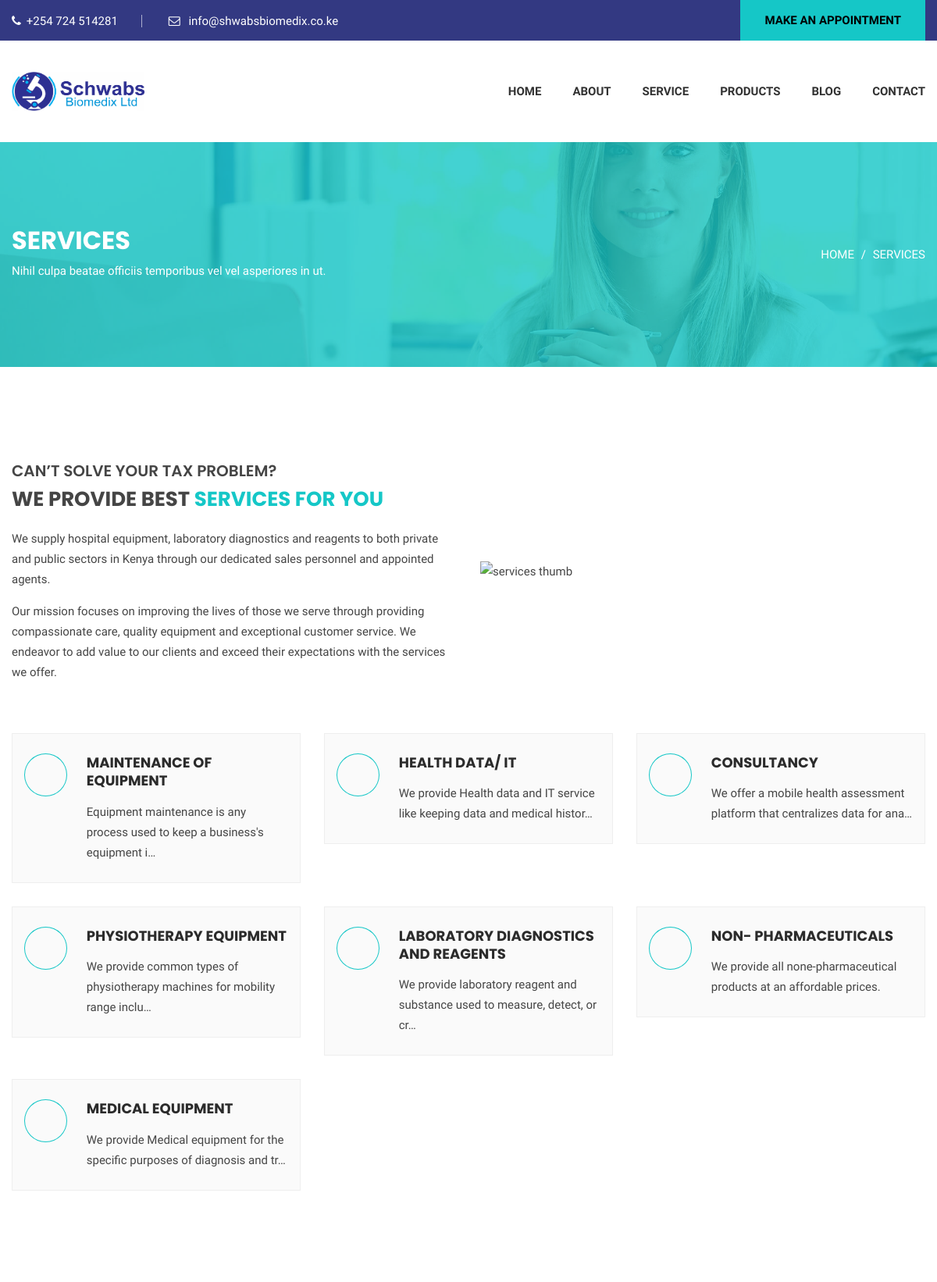
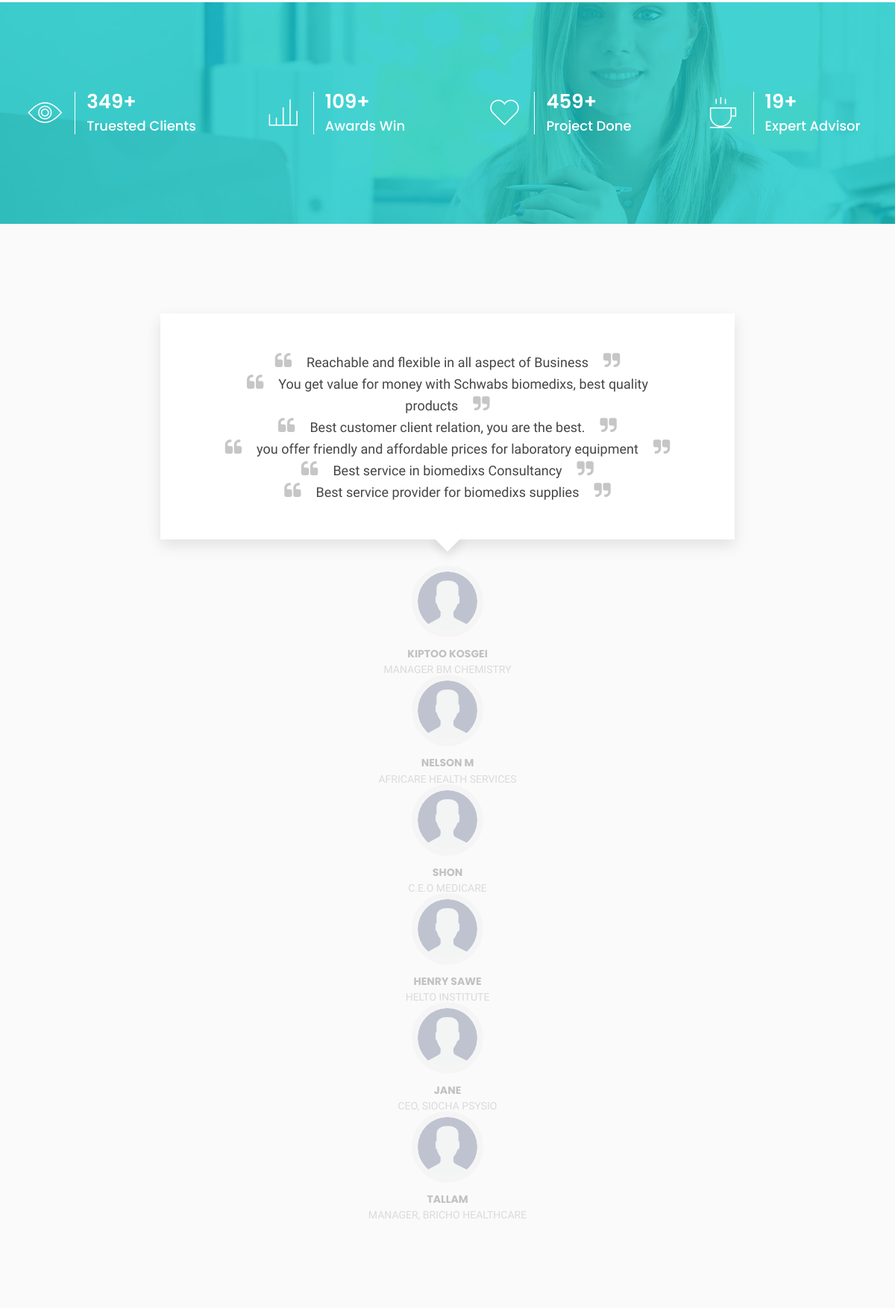
The app's page /service/ (upper part) with its own data (2 pictures, top to bottom).
### base/models.py (models this page shows, shortened)
class Service(models.Model):
    name = models.CharField(max_length=200)
    image = models.ImageField(upload_to='service/image', null=True)
    body = models.TextField(null=True)
    updated = models.DateTimeField(auto_now=True, null=True)
    created = models.DateTimeField(auto_now_add=True, null=True)
    class Meta:
        ordering = ['-updated', '-created']

### base/views.py (the view)
# urls.py: path('service/', views.service, name='service'),
def service(request):
    services = Service.objects.all()
    context = {'services': services}
    return render(request, 'base/service.html', context)

### base/templates/base/service.html (shortened to what this page needs)
{% extends 'main.html' %}
{% block content %}
{% load static %}
<div id="funfact-area" class="funfact-area section-padding--lg bg--white bg-image--1" data-overlay="8">
    <div class="container">
        <div class="cr-breadcrumb">
            <div class="cr-breadcrumb__left">
                <h2>Services</h2>
                <p>Nihil culpa beatae officiis temporibus vel vel asperiores in ut.</p>
            </div>
            <div class="cr-breadcrumb__right">
                <ul class="cr-breadcrumb__pagination">
                    <li>
                        <a href="index.html">Home</a>
                    </li>
                    <li>Services</li>
                </ul>
            </div>
        </div>
    </div>
</div>
<main class="page-content">
    <section id="pg-services-area" class="cr-section pg-services-area section-padding--xlg">
        <div class="pg-services-area__description">
            <div class="container">
                <div class="row align-items-center justify-content-center">
                    <div class="col-xl-6 col-lg-7 order-2 order-lg-1">
                        <div class="pg-services__details">
                            <h4>CAN’T SOLVE YOUR TAX PROBLEM?</h4>
                            <h3>WE PROVIDE BEST
                                <span class="color--theme">SERVICES FOR YOU</span>
                            </h3>
                            <p>We supply hospital equipment, laboratory diagnostics and reagents to both private and
                                public sectors in Kenya
                                through our dedicated sales personnel and appointed agents.</p>
                            <p> Our mission focuses on improving the lives of those we serve through providing
                                compassionate care, quality
                                equipment and exceptional customer service. We endeavor to add value to our clients and
                                exceed their expectations
                                with the services we offer.</p>
                        </div>
                    </div>
                    <div class="col-xl-6 col-lg-5 col-md-8 order-1 order-lg-2">
                        <div class="pg-services__thumb wow fadeInRight">
                            <img src="{% static 'images/services/sevices-thumb-right.png' %}" alt="services thumb">
                        </div>
                    </div>
                </div>
            </div>
        </div>
        <div class="service-area section-padding-top--sm">
            <div class="container">
                <div class="row mt-30-reverse">
                    {% for service in services %}
                    <div class="col-lg-4 col-md-6 col-12 wow flipInX">
                        <div class="service">
                            <div class="service__icon">
                                <i class="flaticon-bar-chart"></i>
                            </div>
                            <div class="service__content">
                                <h5>
                                    <a href="{% url 'serviceSingle' service.id %}">{{service.name}}</a>
                                </h5>
                                <p>{{service.body | truncatechars:75}} </p>
                            </div>
                        </div>
                    </div>
                    {% endfor %}
                </div>
            </div>
        </div>
    </section>
    <div id="funfact-area" class="funfact-area section-padding--lg bg--white bg-image--1" data-overlay="8">
        <div class="container">
            <div class="row">
                <div class="col-lg-3 col-md-6 col-sm-6 col-12">
                    <div class="funfact-wrapper">
                        <div class="funfact">
                            <span class="funfact-icon">
                                <i class="pe-7s-look"></i>
                            </span>
                            <div class="funfact-content">
                                <h3><span class="counter">349</span>+</h3>
                                <h5>Truested Clients</h5>
                            </div>
                        </div>
                    </div>
                </div>
                <div class="col-lg-3 col-md-6 col-sm-6 col-12">
                    <div class="funfact-wrapper">
                        <div class="funfact">
                            <span class="funfact-icon">
                                <i class="pe-7s-graph3"></i>
                            </span>
                            <div class="funfact-content">
                                <h3><span class="counter">109</span>+</h3>
                                <h5>Awards Win</h5>
                            </div>
                        </div>
                    </div>
                </div>
                <div class="col-lg-3 col-md-6 col-sm-6 col-12">
                    <div class="funfact-wrapper">
                        <div class="funfact">
                            <span class="funfact-icon">
                                <i class="pe-7s-like"></i>
                            </span>
                            <div class="funfact-content">
                                <h3><span class="counter">459</span>+</h3>
                                <h5>Project Done</h5>
                            </div>
                        </div>
                    </div>
                </div>
                <div class="col-lg-3 col-md-6 col-sm-6 col-12">
                    <div class="funfact-wrapper">
                        <div class="funfact">
                            <span class="funfact-icon">
                                <i class="pe-7s-coffee"></i>
                            </span>
                            <div class="funfact-content">
                                <h3><span class="counter">19</span>+</h3>
                                <h5>Expert Advisor</h5>
                            </div>
                        </div>
                    </div>
                </div>
            </div>
        </div>
    </div>
    <div id="testimonial-area" class="testimonial-area section-padding--xlg bg--grey">
        <div class="container">
            <div class="row justify-content-center">
                <div class="col-xl-8 col-lg-9 col-md-10 col-12">
                    <div class="testimonial text-center">
                        <div class="testimonial__content testimonial-content-slider-active">
                            <div class="testimonial__content__single">
                                <p>Reachable and flexible in all aspect of Business</p>
                            </div>
                            <div class="testimonial__content__single">
                                <p>You get value for money with Schwabs biomedixs, best quality products</p>
                            </div>
                            <div class="testimonial__content__single">
                                <p>Best customer client relation, you are the best.</p>
                            </div>
                            <div class="testimonial__content__single">
                                <p>you offer friendly and affordable prices for laboratory equipment</p>
                            </div>
                            <div class="testimonial__content__single">
                                <p>Best service in biomedixs Consultancy</p>
                            </div>
                            <div class="testimonial__content__single">
                                <p>Best service provider for biomedixs supplies</p>
                            </div>
                        </div>
                        <div class="testimonial__author testimonial-author-slider-active">
                            <div class="testimonial__author__single">
                                <div class="testimonial__author__image">
                                    <img src="{% static 'images/testimonial/user.png' %}"
                                        alt="testimonial author">
                                </div>
                                <div class="testimonial__author__description">
                                    <h6>Kiptoo Kosgei</h6>
                                    <span>Manager BM Chemistry</span>
                                </div>
                            </div>
                            <div class="testimonial__author__single">
                                <div class="testimonial__author__image">
                                    <img src="{% static 'images/testimonial/user.png' %}"
                                        alt="testimonial author">
                                </div>
                                <div class="testimonial__author__description">
                                    <h6>Nelson M</h6>
                                    <span>Africare Health Services</span>
                                </div>
                            </div>
                            <div class="testimonial__author__single">
                                <div class="testimonial__author__image">
                                    <img src="{% static 'images/testimonial/user.png' %}"
                                        alt="testimonial author">
                                </div>
                                <div class="testimonial__author__description">
                                    <h6>Shon </h6>
                                    <span>C.E.O MediCare</span>
                                </div>
                            </div>
                            <div class="testimonial__author__single">
                                <div class="testimonial__author__image">
                                    <img src="{% static 'images/testimonial/user.png' %}"
                                        alt="testimonial author">
                                </div>
                                <div class="testimonial__author__description">
                                    <h6>Henry Sawe</h6>
                                    <span>Helto Institute</span>
                                </div>
                            </div>
                            <div class="testimonial__author__single">
                                <div class="testimonial__author__image">
                                    <img src="{% static 'images/testimonial/user.png' %}"
                                        alt="testimonial author">
                                </div>
                                <div class="testimonial__author__description">
                                    <h6>Jane</h6>
                                    <span>CEO, Siocha Psysio</span>
                                </div>
                            </div>
                            <div class="testimonial__author__single">
                                <div class="testimonial__author__image">
                                    <img src="{% static 'images/testimonial/user.png' %}"
                                        alt="testimonial author">
                                </div>
                                <div class="testimonial__author__description">
                                    <h6>Tallam</h6>
                                    <span>Manager, Bricho Healthcare</span>
                                </div>
                            </div>
                        </div>
                    </div>
                </div>
            </div>
        </div>
    </div>
</main>
{% endblock %}

### base/templates/base/service.html (style rules this page uses)
.color--theme { color: rgb(21, 199, 199) !important; }
.service__icon { color: rgb(21, 199, 199) !important; border-color: rgb(21, 199, 199) !important; }
.funfact-area:before { background: rgb(21, 199, 199) !important; }

### records on screen
Service: name "MAINTENANCE OF EQUIPMENT", body "Equipment maintenance is any process used to keep a business's equipment i…"
Service: name "HEALTH DATA/ IT", body "We provide Health data and IT service like keeping data and medical histor…"
Service: name "CONSULTANCY", body "We offer a mobile health assessment platform that centralizes data for ana…"
Service: name "PHYSIOTHERAPY EQUIPMENT", body "We provide common types of physiotherapy machines for mobility range inclu…"
Service: name "LABORATORY DIAGNOSTICS AND REAGENTS", body "We provide laboratory reagent and substance used to measure, detect, or cr…"
Service: name "NON- PHARMACEUTICALS", body "We provide all none-pharmaceutical products at an affordable prices."
Service: name "MEDICAL EQUIPMENT", body "We provide Medical equipment for the specific purposes of diagnosis and tr…"
